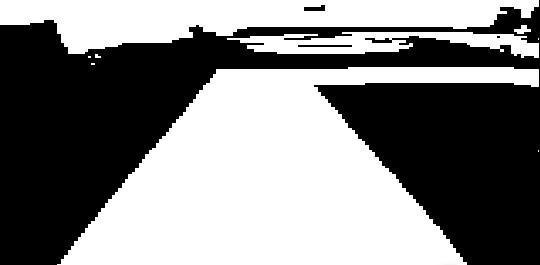
%> input picture 2015.5.25_1.bmp, 540 x 265 px
$ octave Image_4.m   (GNU Octave 9; MATLAB toolbox functions it lacks are replaced by stand-ins)
%> lines starting %> are read from the running program, lines starting %| are printed output that depends on the picture; in (x1, y1, x2, y2) boxes, pixels count from 0 and x2, y2 are one past the last pixel; in counts of white or black regions, pixels touching at a corner belong together; the program's own positions count from 1

%水平边缘检测、垂直边缘检测实现直角弯边沿检测
clc;
clear all;
img_BMP = imread('2015.5.25_1.bmp','bmp');
%> img_BMP is the input picture: size 265x540 uint8; min 0, max 255, mean 130
subplot(2,2,1),imshow(img_BMP);
img_size = size(img_BMP)%显示图像大小
%> img_size = [265 540]
img_Edge = zeros(img_size(1), img_size(2));%边线提取
fuc_EdgeL = zeros(1,img_size(1));          %左边线函数计算
fuc_EdgeR = zeros(1,img_size(1));          %右边线函数计算

img_ReEdge = zeros(img_size(1), img_size(2));%图像复原数组
img_Rebuild = zeros(img_size(1), img_size(2));%图像复原数组

leftJPStart = uint16(img_size(2)/2);
%> leftJPStart = 270
rightJPStart = uint16(leftJPStart + 1);
%> rightJPStart = 271
leftJPEnd = uint16(2);
rightJPEnd = uint16(img_size(2));
%> rightJPEnd = 540
edgeLine = zeros(img_size(1),3);
colEdgeLine = zeros(3,1);
% [8 lines of commented-out code are left out]
sum_point = 0;
offset_j = 0;
new_j = 0;
i = uint16(0);
j = uint16(0);
k = uint16(0);
noEdgeCnt = 0;
colEdgeLine(1) = 0;
colEdgeLine(2) = 0;
colEdgeLine(3) = 0;
for i = img_size(1) : -1 : 1
    edgeLine(i,1) = 1;
    edgeLine(i,2) = img_size(2);
    for j = leftJPStart : -1 : leftJPEnd
        if(img_BMP(i,j) == 0 && img_BMP(i,j+1) == 255)
            edgeLine(i,1) = j+1;
            img_Edge(i,j+1) = 255;
            if(j-8>1)
                leftJPStart = j + 8;
                leftJPEnd = j - 8;
            else
                leftJPStart = j+8;
                leftJPEnd = 1;
            end
        end
    end
    for j = rightJPStart : 1 : rightJPEnd
        if(img_BMP(i,j) == 0 && img_BMP(i,j-1) == 255)
            edgeLine(i,2) = j-1;
            img_Edge(i,j-1) = 255;
            if(j+8>img_size(2))
                rightJPStart = j - 8;
                rightJPEnd = img_size(2);
            else
                rightJPStart = j-8;
                rightJPEnd = j+8;
            end
        end
    end
    if(edgeLine(i,1)~=1 && edgeLine(i,2) ~=img_size(2) )
        edgeLine(i,3) = uint16((edgeLine(i,1) + edgeLine(i,2))/2);
        img_Edge(i,edgeLine(i,3)) = 255;
    elseif(abs(edgeLine(i+1,1) - edgeLine(i,1))<10 && (abs(edgeLine(i+1,2) - edgeLine(i,2))>10 || edgeLine(i,2) == img_size(2) ))
        disp(['i:',num2str(i),' ',num2str(abs(edgeLine(i+1,2) - edgeLine(i,2)))]);
        noEdgeCnt = noEdgeCnt + 1;
        if(~colEdgeLine(2))
            colEdgeLine(2) = i
        end
    elseif(abs(edgeLine(i+1,2) - edgeLine(i,2))<10 && (abs(edgeLine(i+1,1) - edgeLine(i,1))>10 || edgeLine(i,1) == 1 ))
        disp(['i:',num2str(i),' ',num2str(abs(edgeLine(i+1,1) - edgeLine(i,1)))]);
        noEdgeCnt = noEdgeCnt + 1;
        if(~colEdgeLine(1))
            colEdgeLine(1) = i
        end
    else
        noEdgeCnt = noEdgeCnt + 1;
    end
    if(colEdgeLine(1)&&colEdgeLine(2))
        i
        break;
    end
end
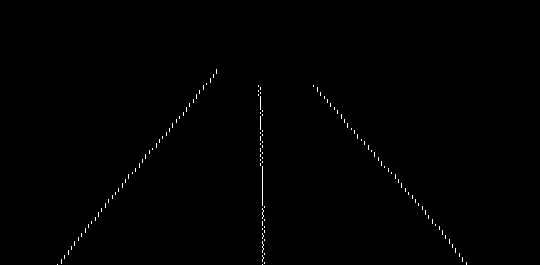
%> img_Edge: size 265x540 double; 0.39% white in thin lines or dots, all inside (x1, y1, x2, y2) = (57, 69, 467, 265)
%> after the loop, colEdgeLine = [69; 85; 0]; edgeLine = 265 rows, first 12: [0 0 0; 0 0 0; 0 0 0; 0 0 0; 0 0 0; 0 0 0; 0 0 0; 0 0 0; 0 0 0; 0 0 0; 0 0 0; 0 0 0]; leftJPEnd = 208; leftJPStart = 224; noEdgeCnt = 17; rightJPEnd = 323; rightJPStart = 307
leftJPStart = uint16((colEdgeLine(1)+colEdgeLine(2))/2)
%> leftJPStart = 77
rightJPStart = uint16(leftJPStart + 1)
%> rightJPStart = 78
leftJPEnd = uint16(colEdgeLine(1)-15)
%> leftJPEnd = 54
rightJPEnd = uint16(colEdgeLine(2)+15)
%> rightJPEnd = 100
for i = img_size(2) : -1 : 2
    for j = leftJPStart : -1 : leftJPEnd
        if(img_BMP(j,i) == 0 && img_BMP(j+1,i) == 255)
            img_Edge(j+1,i) = 255;
            break;
        end
    end
    for j = rightJPStart : 1 : rightJPEnd
        if(img_BMP(j,i) == 0 && img_BMP(j-1,i) == 255)
            img_Edge(j-1,i) = 255;
            break;
        end
    end
end
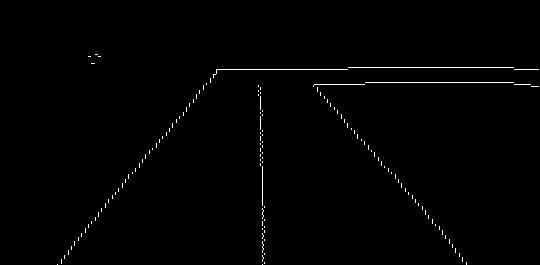
%> img_Edge: size 265x540 double; 0.78% white in thin lines or dots, all inside (x1, y1, x2, y2) = (57, 54, 539, 265)

subplot(2,2,2),imshow(img_Edge);
